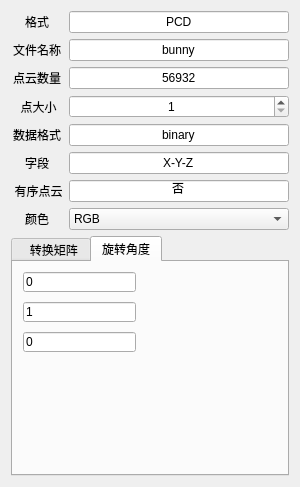
       <widget class="QWidget" name="pointProperty">
        <attribute name="title">
         <string>点云属性</string>
        </attribute>
        <layout class="QGridLayout" name="gridLayout_2">
         <item row="2" column="0">
          <widget class="QLabel" name="label_11">
           <property name="frameShape">
            <enum>QFrame::Shape::NoFrame</enum>
           </property>
           <property name="frameShadow">
            <enum>QFrame::Shadow::Raised</enum>
           </property>
           <property name="text">
            <string>点云数量</string>
           </property>
           <property name="alignment">
            <set>Qt::AlignmentFlag::AlignCenter</set>
           </property>
          </widget>
         </item>
         <item row="2" column="1">
          <widget class="QLineEdit" name="pointCountEdt">
           <property name="text">
            <string>56932</string>
           </property>
           <property name="alignment">
            <set>Qt::AlignmentFlag::AlignCenter</set>
           </property>
           <property name="readOnly">
            <bool>false</bool>
           </property>
          </widget>
         </item>
         <item row="8" column="0">
          <widget class="QLabel" name="label_16">
           <property name="frameShape">
            <enum>QFrame::Shape::NoFrame</enum>
           </property>
           <property name="frameShadow">
            <enum>QFrame::Shadow::Raised</enum>
           </property>
           <property name="text">
            <string>颜色</string>
           </property>
           <property name="alignment">
            <set>Qt::AlignmentFlag::AlignCenter</set>
           </property>
          </widget>
         </item>
         <item row="3" column="0">
          <widget class="QLabel" name="label_12">
           <property name="frameShape">
            <enum>QFrame::Shape::NoFrame</enum>
           </property>
           <property name="frameShadow">
            <enum>QFrame::Shadow::Raised</enum>
           </property>
           <property name="text">
            <string> 点大小</string>
           </property>
           <property name="alignment">
            <set>Qt::AlignmentFlag::AlignCenter</set>
           </property>
          </widget>
         </item>
         <item row="3" column="1">
          <widget class="QSpinBox" name="pointSizeEdt">
           <property name="alignment">
            <set>Qt::AlignmentFlag::AlignCenter</set>
           </property>
           <property name="minimum">
            <number>1</number>
           </property>
          </widget>
         </item>
         <item row="1" column="1">
          <widget class="QLineEdit" name="fileNameEdt">
           <property name="text">
            <string>bunny</string>
           </property>
           <property name="alignment">
            <set>Qt::AlignmentFlag::AlignCenter</set>
           </property>
           <property name="readOnly">
            <bool>false</bool>
           </property>
          </widget>
         </item>
         <item row="5" column="1">
          <widget class="QLineEdit" name="dataTypeEdt">
           <property name="text">
            <string>binary</string>
           </property>
           <property name="alignment">
            <set>Qt::AlignmentFlag::AlignCenter</set>
           </property>
           <property name="readOnly">
            <bool>false</bool>
           </property>
          </widget>
         </item>
         <item row="7" column="1">
          <widget class="QLineEdit" name="cloudIsDenseEdt">
           <property name="text">
            <string>否</string>
           </property>
           <property name="alignment">
            <set>Qt::AlignmentFlag::AlignCenter</set>
           </property>
           <property name="readOnly">
            <bool>true</bool>
           </property>
          </widget>
         </item>
         <item row="8" column="1">
          <widget class="QComboBox" name="comboBox_Color">
           <property name="contextMenuPolicy">
            <enum>Qt::ContextMenuPolicy::PreventContextMenu</enum>
           </property>
           <property name="layoutDirection">
            <enum>Qt::LayoutDirection::LeftToRight</enum>
           </property>
           <property name="editable">
            <bool>false</bool>
           </property>
           <property name="sizeAdjustPolicy">
            <enum>QComboBox::SizeAdjustPolicy::AdjustToContents</enum>
           </property>
           <item>
            <property name="text">
             <string>RGB</string>
            </property>
            <property name="icon">
             <iconset resource="images.qrc">
              <normaloff>:/images/RGB.png</normaloff>:/images/RGB.png</iconset>
            </property>
           </item>
           <item>
            <property name="text">
             <string>NONE</string>
            </property>
            <property name="icon">
             <iconset resource="images.qrc">
              <normaloff>:/images/grey.png</normaloff>:/images/grey.png</iconset>
            </property>
           </item>
          </widget>
         </item>
         <item row="6" column="1">
          <widget class="QLineEdit" name="cloudFieldEdt">
           <property name="text">
            <string>X-Y-Z</string>
           </property>
           <property name="alignment">
            <set>Qt::AlignmentFlag::AlignCenter</set>
           </property>
           <property name="readOnly">
            <bool>false</bool>
           </property>
          </widget>
         </item>
         <item row="7" column="0">
          <widget class="QLabel" name="label_15">
           <property name="frameShape">
            <enum>QFrame::Shape::NoFrame</enum>
           </property>
           <property name="frameShadow">
            <enum>QFrame::Shadow::Raised</enum>
           </property>
           <property name="text">
            <string> 有序点云</string>
           </property>
           <property name="alignment">
            <set>Qt::AlignmentFlag::AlignCenter</set>
           </property>
          </widget>
         </item>
         <item row="0" column="0">
          <widget class="QLabel" name="label">
           <property name="frameShape">
            <enum>QFrame::Shape::NoFrame</enum>
           </property>
           <property name="frameShadow">
            <enum>QFrame::Shadow::Raised</enum>
           </property>
           <property name="text">
            <string>格式</string>
           </property>
           <property name="alignment">
            <set>Qt::AlignmentFlag::AlignCenter</set>
           </property>
          </widget>
         </item>
         <item row="6" column="0">
          <widget class="QLabel" name="label_14">
           <property name="frameShape">
            <enum>QFrame::Shape::NoFrame</enum>
           </property>
           <property name="frameShadow">
            <enum>QFrame::Shadow::Raised</enum>
           </property>
           <property name="text">
            <string>字段</string>
           </property>
           <property name="alignment">
            <set>Qt::AlignmentFlag::AlignCenter</set>
           </property>
          </widget>
         </item>
         <item row="1" column="0">
          <widget class="QLabel" name="label_7">
           <property name="frameShape">
            <enum>QFrame::Shape::NoFrame</enum>
           </property>
           <property name="frameShadow">
            <enum>QFrame::Shadow::Raised</enum>
           </property>
           <property name="text">
            <string>文件名称</string>
           </property>
           <property name="alignment">
            <set>Qt::AlignmentFlag::AlignCenter</set>
           </property>
          </widget>
         </item>
         <item row="5" column="0">
          <widget class="QLabel" name="label_13">
           <property name="frameShape">
            <enum>QFrame::Shape::NoFrame</enum>
           </property>
           <property name="frameShadow">
            <enum>QFrame::Shadow::Raised</enum>
           </property>
           <property name="text">
            <string>数据格式</string>
           </property>
           <property name="alignment">
            <set>Qt::AlignmentFlag::AlignCenter</set>
           </property>
          </widget>
         </item>
         <item row="0" column="1">
          <widget class="QLineEdit" name="fileFormatEdt">
           <property name="text">
            <string>PCD</string>
           </property>
           <property name="alignment">
            <set>Qt::AlignmentFlag::AlignCenter</set>
           </property>
           <property name="readOnly">
            <bool>false</bool>
           </property>
          </widget>
         </item>
         <item row="10" column="0" colspan="2">
          <widget class="QTabWidget" name="tabWidget_2">
           <property name="currentIndex">
            <number>1</number>
           </property>
           <widget class="QWidget" name="tab_3">
            <attribute name="title">
             <string>  转换矩阵</string>
            </attribute>
            <layout class="QGridLayout" name="gridLayout_3">
             <item row="0" column="0">
              <widget class="QPlainTextEdit" name="matEdit">
               <property name="frameShape">
                <enum>QFrame::Shape::Box</enum>
               </property>
               <property name="plainText">
                <string>1.00 0.00 0.00 0.00
0.00 1.00 0.00 0.00
0.00 0.00 1.00 0.00
0.00 0.00 0.00 1.00
</string>
               </property>
              </widget>
             </item>
            </layout>
           </widget>
           <widget class="QWidget" name="tab_4">
            <attribute name="title">
             <string>旋转角度</string>
            </attribute>
            <widget class="QLineEdit" name="lineEdit_X">
             <property name="geometry">
              <rect>
               <x>10</x>
               <y>10</y>
               <width>113</width>
               <height>20</height>
              </rect>
             </property>
             <property name="text">
              <string>0</string>
             </property>
            </widget>
            <widget class="QLineEdit" name="lineEdit_Y">
             <property name="geometry">
              <rect>
               <x>10</x>
               <y>40</y>
               <width>113</width>
               <height>20</height>
              </rect>
             </property>
             <property name="text">
              <string>1</string>
             </property>
            </widget>
            <widget class="QLineEdit" name="lineEdit_Z">
             <property name="geometry">
              <rect>
               <x>10</x>
               <y>70</y>
               <width>113</width>
               <height>20</height>
              </rect>
             </property>
             <property name="text">
              <string>0</string>
             </property>
            </widget>
           </widget>
          </widget>
         </item>
        </layout>
       </widget>
